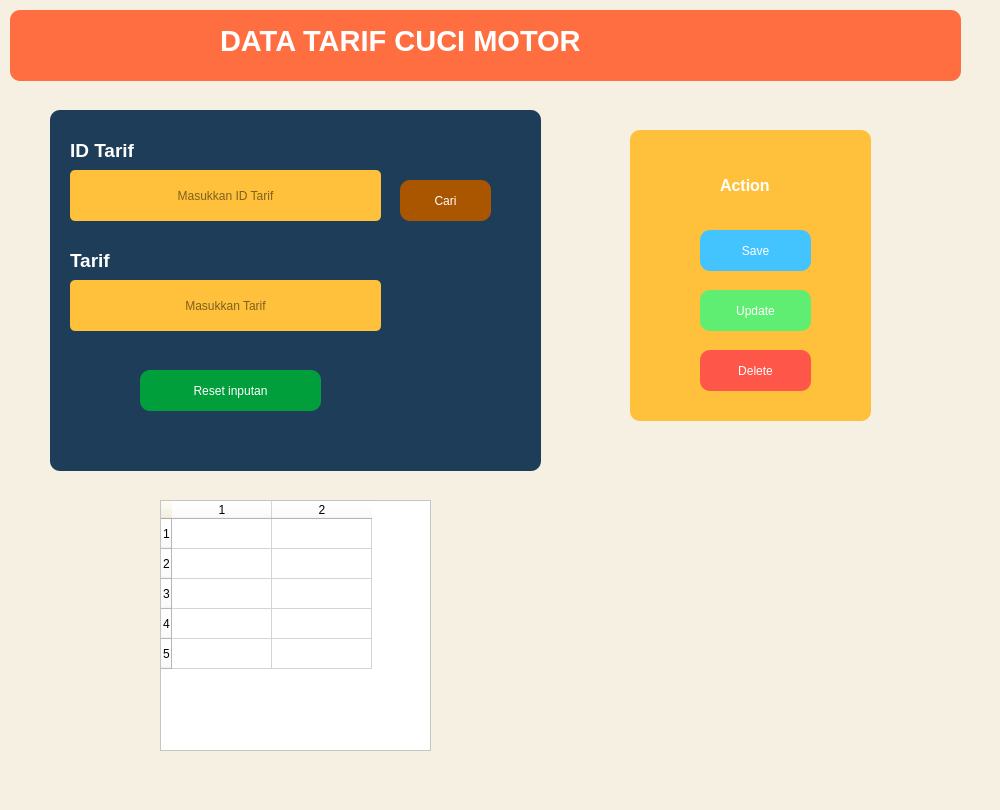
<?xml version="1.0" encoding="UTF-8"?>
<ui version="4.0">
 <class>Dialog</class>
 <widget class="QDialog" name="Dialog">
  <property name="geometry">
   <rect>
    <x>0</x>
    <y>0</y>
    <width>1000</width>
    <height>810</height>
   </rect>
  </property>
  <property name="windowTitle">
   <string>Dialog</string>
  </property>
  <property name="styleSheet">
   <string notr="true">background-color: rgb(245, 240, 225);</string>
  </property>
  <widget class="QGroupBox" name="groupBox">
   <property name="geometry">
    <rect>
     <x>50</x>
     <y>110</y>
     <width>491</width>
     <height>361</height>
    </rect>
   </property>
   <property name="styleSheet">
    <string notr="true">background-color: rgb(30, 61, 89);
border-radius:10px</string>
   </property>
   <property name="title">
    <string/>
   </property>
   <widget class="QLineEdit" name="kodeTarif">
    <property name="geometry">
     <rect>
      <x>20</x>
      <y>60</y>
      <width>311</width>
      <height>51</height>
     </rect>
    </property>
    <property name="styleSheet">
     <string notr="true">background-color: rgb(255, 193, 59);
border-radius:5px</string>
    </property>
    <property name="alignment">
     <set>Qt::AlignCenter</set>
    </property>
    <property name="placeholderText">
     <string>Masukkan ID Tarif</string>
    </property>
   </widget>
   <widget class="QLineEdit" name="Tarif">
    <property name="geometry">
     <rect>
      <x>20</x>
      <y>170</y>
      <width>311</width>
      <height>51</height>
     </rect>
    </property>
    <property name="styleSheet">
     <string notr="true">background-color: rgb(255, 193, 59);
border-radius:5px</string>
    </property>
    <property name="echoMode">
     <enum>QLineEdit::Normal</enum>
    </property>
    <property name="alignment">
     <set>Qt::AlignCenter</set>
    </property>
    <property name="dragEnabled">
     <bool>false</bool>
    </property>
    <property name="placeholderText">
     <string>Masukkan Tarif</string>
    </property>
   </widget>
   <widget class="QLabel" name="label">
    <property name="geometry">
     <rect>
      <x>20</x>
      <y>30</y>
      <width>101</width>
      <height>21</height>
     </rect>
    </property>
    <property name="font">
     <font>
      <pointsize>14</pointsize>
      <weight>75</weight>
      <bold>true</bold>
     </font>
    </property>
    <property name="styleSheet">
     <string notr="true">color: rgb(255, 255, 255);</string>
    </property>
    <property name="text">
     <string>ID Tarif</string>
    </property>
   </widget>
   <widget class="QLabel" name="label_2">
    <property name="geometry">
     <rect>
      <x>20</x>
      <y>140</y>
      <width>81</width>
      <height>21</height>
     </rect>
    </property>
    <property name="font">
     <font>
      <pointsize>14</pointsize>
      <weight>75</weight>
      <bold>true</bold>
     </font>
    </property>
    <property name="styleSheet">
     <string notr="true">color: rgb(255, 255, 255);</string>
    </property>
    <property name="text">
     <string>Tarif</string>
    </property>
   </widget>
   <widget class="QPushButton" name="btnSearch">
    <property name="geometry">
     <rect>
      <x>350</x>
      <y>70</y>
      <width>91</width>
      <height>41</height>
     </rect>
    </property>
    <property name="styleSheet">
     <string notr="true">background-color: rgb(170, 85, 0);
border-radius: 10px;
font: 5 8pt &quot;Arial Black&quot;;
color:white;</string>
    </property>
    <property name="text">
     <string>Cari</string>
    </property>
    <property name="icon">
     <iconset>
      <normaloff>../../../../praktikum/python code/Perpustakaan/Asset/cari.png</normaloff>../../../../praktikum/python code/Perpustakaan/Asset/cari.png</iconset>
    </property>
   </widget>
   <widget class="QPushButton" name="btnReset">
    <property name="geometry">
     <rect>
      <x>90</x>
      <y>260</y>
      <width>181</width>
      <height>41</height>
     </rect>
    </property>
    <property name="styleSheet">
     <string notr="true">border-radius: 10px;
background-color: rgb(0, 159, 60);
font: 5 8pt &quot;Arial Black&quot;;
color:white;</string>
    </property>
    <property name="text">
     <string>Reset inputan</string>
    </property>
    <property name="icon">
     <iconset>
      <normaloff>../../../../praktikum/python code/Perpustakaan/Asset/reset.png</normaloff>../../../../praktikum/python code/Perpustakaan/Asset/reset.png</iconset>
    </property>
   </widget>
  </widget>
  <widget class="QGroupBox" name="groupBox_2">
   <property name="geometry">
    <rect>
     <x>10</x>
     <y>10</y>
     <width>951</width>
     <height>71</height>
    </rect>
   </property>
   <property name="styleSheet">
    <string notr="true">background-color: rgb(255, 110, 64);
border-radius:10px</string>
   </property>
   <property name="title">
    <string/>
   </property>
   <widget class="QLabel" name="label_3">
    <property name="geometry">
     <rect>
      <x>210</x>
      <y>10</y>
      <width>491</width>
      <height>41</height>
     </rect>
    </property>
    <property name="font">
     <font>
      <pointsize>22</pointsize>
      <weight>75</weight>
      <bold>true</bold>
     </font>
    </property>
    <property name="styleSheet">
     <string notr="true">color: rgb(255, 255, 255);</string>
    </property>
    <property name="text">
     <string>DATA TARIF CUCI MOTOR</string>
    </property>
   </widget>
  </widget>
  <widget class="QTableWidget" name="gridTarif">
   <property name="geometry">
    <rect>
     <x>160</x>
     <y>500</y>
     <width>271</width>
     <height>251</height>
    </rect>
   </property>
   <property name="styleSheet">
    <string notr="true">background-color: rgb(255, 255, 255);</string>
   </property>
   <row>
    <property name="text">
     <string>1</string>
    </property>
   </row>
   <row>
    <property name="text">
     <string>2</string>
    </property>
   </row>
   <row>
    <property name="text">
     <string>3</string>
    </property>
   </row>
   <row>
    <property name="text">
     <string>4</string>
    </property>
   </row>
   <row>
    <property name="text">
     <string>5</string>
    </property>
   </row>
   <column>
    <property name="text">
     <string>1</string>
    </property>
   </column>
   <column>
    <property name="text">
     <string>2</string>
    </property>
   </column>
  </widget>
  <widget class="QFrame" name="frame_3">
   <property name="geometry">
    <rect>
     <x>630</x>
     <y>130</y>
     <width>241</width>
     <height>291</height>
    </rect>
   </property>
   <property name="styleSheet">
    <string notr="true">background-color: rgb(255, 193, 59);
border-radius:10px;</string>
   </property>
   <property name="frameShape">
    <enum>QFrame::StyledPanel</enum>
   </property>
   <property name="frameShadow">
    <enum>QFrame::Raised</enum>
   </property>
   <widget class="QPushButton" name="btnSave">
    <property name="geometry">
     <rect>
      <x>70</x>
      <y>100</y>
      <width>111</width>
      <height>41</height>
     </rect>
    </property>
    <property name="styleSheet">
     <string notr="true">border-radius: 10px;
background-color: rgb(68, 196, 255);
font: 5 8pt &quot;Arial Black&quot;;
color:white;</string>
    </property>
    <property name="text">
     <string>Save</string>
    </property>
    <property name="icon">
     <iconset>
      <normaloff>../../../../praktikum/python code/Perpustakaan/Asset/save.png</normaloff>../../../../praktikum/python code/Perpustakaan/Asset/save.png</iconset>
    </property>
   </widget>
   <widget class="QPushButton" name="btnUpdate">
    <property name="geometry">
     <rect>
      <x>70</x>
      <y>160</y>
      <width>111</width>
      <height>41</height>
     </rect>
    </property>
    <property name="styleSheet">
     <string notr="true">border-radius: 10px;
font: 5 8pt &quot;Arial Black&quot;;
color:white;
background-color: rgb(95, 238, 114);</string>
    </property>
    <property name="text">
     <string>Update</string>
    </property>
    <property name="icon">
     <iconset>
      <normaloff>../../../../praktikum/python code/Perpustakaan/Asset/update.png</normaloff>../../../../praktikum/python code/Perpustakaan/Asset/update.png</iconset>
    </property>
   </widget>
   <widget class="QPushButton" name="btnDelete">
    <property name="geometry">
     <rect>
      <x>70</x>
      <y>220</y>
      <width>111</width>
      <height>41</height>
     </rect>
    </property>
    <property name="styleSheet">
     <string notr="true">border-radius: 10px;
font: 5 8pt &quot;Arial Black&quot;;
background-color: rgb(255, 86, 74);
color:white;</string>
    </property>
    <property name="text">
     <string>Delete</string>
    </property>
    <property name="icon">
     <iconset>
      <normaloff>../../../../praktikum/python code/Perpustakaan/Asset/delete.png</normaloff>../../../../praktikum/python code/Perpustakaan/Asset/delete.png</iconset>
    </property>
   </widget>
   <widget class="QLabel" name="label_5">
    <property name="geometry">
     <rect>
      <x>90</x>
      <y>40</y>
      <width>121</width>
      <height>31</height>
     </rect>
    </property>
    <property name="font">
     <font>
      <pointsize>12</pointsize>
      <weight>75</weight>
      <bold>true</bold>
     </font>
    </property>
    <property name="styleSheet">
     <string notr="true">color: rgb(255, 255, 255);</string>
    </property>
    <property name="text">
     <string>Action</string>
    </property>
   </widget>
  </widget>
 </widget>
 <resources/>
 <connections/>
</ui>
